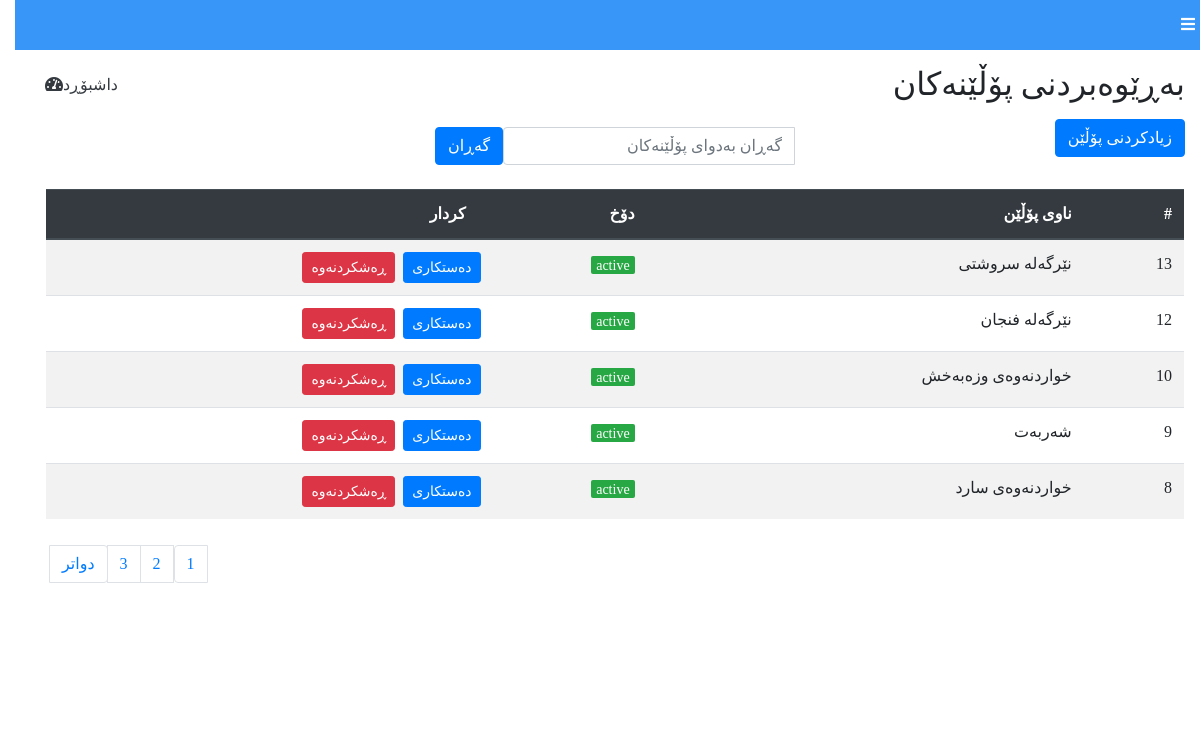
/subcategory.php (signed in), run on the app's committed database.
### tables this page shows
CREATE TABLE `subcat` (
  `id` int(11) NOT NULL,
  `cat_id` int(11) DEFAULT NULL,
  `name` varchar(255) DEFAULT NULL,
  `status` varchar(25) DEFAULT NULL
);

### subcategory.php (the view, shortened to what this page needs)
<?php
include 'auth/database.php';
$results_per_page = 5;
$result1 = mysqli_query($connect, "SELECT * FROM subcat");
$number_of_results = mysqli_num_rows($result1);
$number_of_pages = ceil($number_of_results / $results_per_page);
if (!isset($_GET['page']))
	$page = 1;
else
	$page = $_GET['page'];
$page_next = $page + 1;
$this_page_first_result = ($page > 1) ? ($page - 1) * $results_per_page : 0;
$result = mysqli_query($connect, "SELECT * FROM subcat ORDER BY id DESC LIMIT $this_page_first_result, $results_per_page");
$count = mysqli_num_rows($result);
?>
<!DOCTYPE html>
<html dir="rtl" lang="ar">
<head>
	<link rel="stylesheet" href="https://stackpath.bootstrapcdn.com/bootstrap/4.2.1/css/bootstrap.min.css">
	<link rel="stylesheet" href="https://use.fontawesome.com/releases/v5.7.0/css/all.css">
	<link rel="stylesheet" type="text/css" href="css/category.css">
</head>
<body>
	<div class="wrapper">
		<div class="content-wrapper text-right">
			<div class="container-fluid">
				<div class="row">
					<div class="col-md-12">
						<nav class="bar">
							<a href="#" id="toggle"><i class="fas fa-bars ml-3"></i></a>
						</nav>
						<div class="below-toggle-content">
							<div class="col-md-12">
								<div class="top-part mb-3"> <a href="dashboard.php" class="d-inline text-dark mt-2" style="text-decoration: none; float: left; font-weight: 500;">داشبۆڕد<i class="fas fa-tachometer-alt"></i> </a>
									<h2 class="d-inline">بەڕێوەبردنی پۆڵێنەکان</h2>
								</div>
								<div class="row">
									<div class="col-md-4">
										<button class="btn btn-primary add-group shadow-none" data-toggle="modal" data-target="#AddModal">زیادکردنی پۆڵێن</button>
									</div>
									<div class="col-md-4 mt-2 mb-4 ml-auto">
										<div class="input-group">
											<input type="text" name="search" id="search" onkeyup="SearchField();" class="form-control shadow-none" placeholder="گەڕان بەدوای پۆڵێنەکان">
											<span class="input-group-btn">
												<button class="btn btn-primary shadow-none" id="search-button">گەڕان</button>
											</span>
										</div>
									</div>
								</div>
								<div class="row pl-3 pr-3">
									<table class="table table-striped" id="category_table">
										<thead class="thead-dark">
											<tr>
												<th scope="col">#</th>
												<th scope="col">ناوی پۆڵێن</th>
												<th scope="col">دۆخ</th>
												<th scope="col">کردار</th>
											</tr>
										</thead>
										<tbody id="display">
											<?php
											if ($count > 0) {
												while ($data = mysqli_fetch_array($result)) {
											?>
													<tr>
														<td><?php echo $data['id']; ?></td>
														<td><?php echo $data['name']; ?></td>
														<?php
														if ($data['status'] == 'active') {
														?>
															<td><span class="active-status bg-success"><?php echo $data['status']; ?></span></td>
															<td>
																<div class="row">
																	<button type="submit" name="edit" id="<?php echo $data['id']; ?>" class="btn btn-sm btn-primary ml-2 edit_data">دەستکاری</button>
																	<a href="delete_subcategory.php?id=<?php echo $data['id']; ?>" name="cancel" class="btn btn-sm btn-danger">ڕەشکردنەوە</a>
																</div>
															</td>
														<?php
														}
														?>
													</tr>
											<?php
												}
											} else {
												echo "<h5 class='text-danger mb-3'>هیچ زانیاریەك نەدۆزرایەوە<h5>";
											}
											?>
										</tbody>
									</table>
								</div>
								<div class="row">
									<nav aria-label="Page navigation example" style="background-color: transparent;">
										<ul class="pagination justify-content-end">
											<?php
											for ($page = 1; $page <= $number_of_pages; $page++) {
												echo '<li class="page-item"><a href="subcategory.php?page=' . $page . '" class="page-link">' . $page . ' ' . '</a></li>';
											}
											?>
											<?php if ($page >= 1) { ?>
												<li class="page-item "><a href="<?php echo 'subcategory.php?page=' . $page_next ?>" class="page-link">دواتر</a></li>
											<?php } ?>
										</ul>
									</nav>
								</div>
							</div>
						</div>
					</div>
				</div>
			</div>
		</div>
	</div>
</body>
</html>

### css/category.css (style rules this page uses)
* { font-family: 'Rabar_013'; font-size: 1rem; }
.content-wrapper { position: absolute; width: 100%; transition: 0.5s; }
.container-fluid { padding: 0; margin: 0; }
nav { width: 100%; background-color: #3996F9; padding: 10px 20px; line-height: 30px; }
nav .fa-bars { color: #fff; }
.below-toggle-content { padding: 15px; }
.active-status, .available { font-size: 14px; color: white; padding: 1.5px 5px; border-radius: 2px; }
body { margin: 0px; padding: 0px; overflow-x: hidden; }

### data on the page
subcat: id "13", name "نێرگەلە سروشتی", status "active"
subcat: id "12", name "نێرگەلە فنجان", status "active"
subcat: id "10", name "خواردنەوەی وزەبەخش", status "active"
subcat: name "شەربەت", status "active"
subcat: name "خواردنەوەی سارد", status "active"
